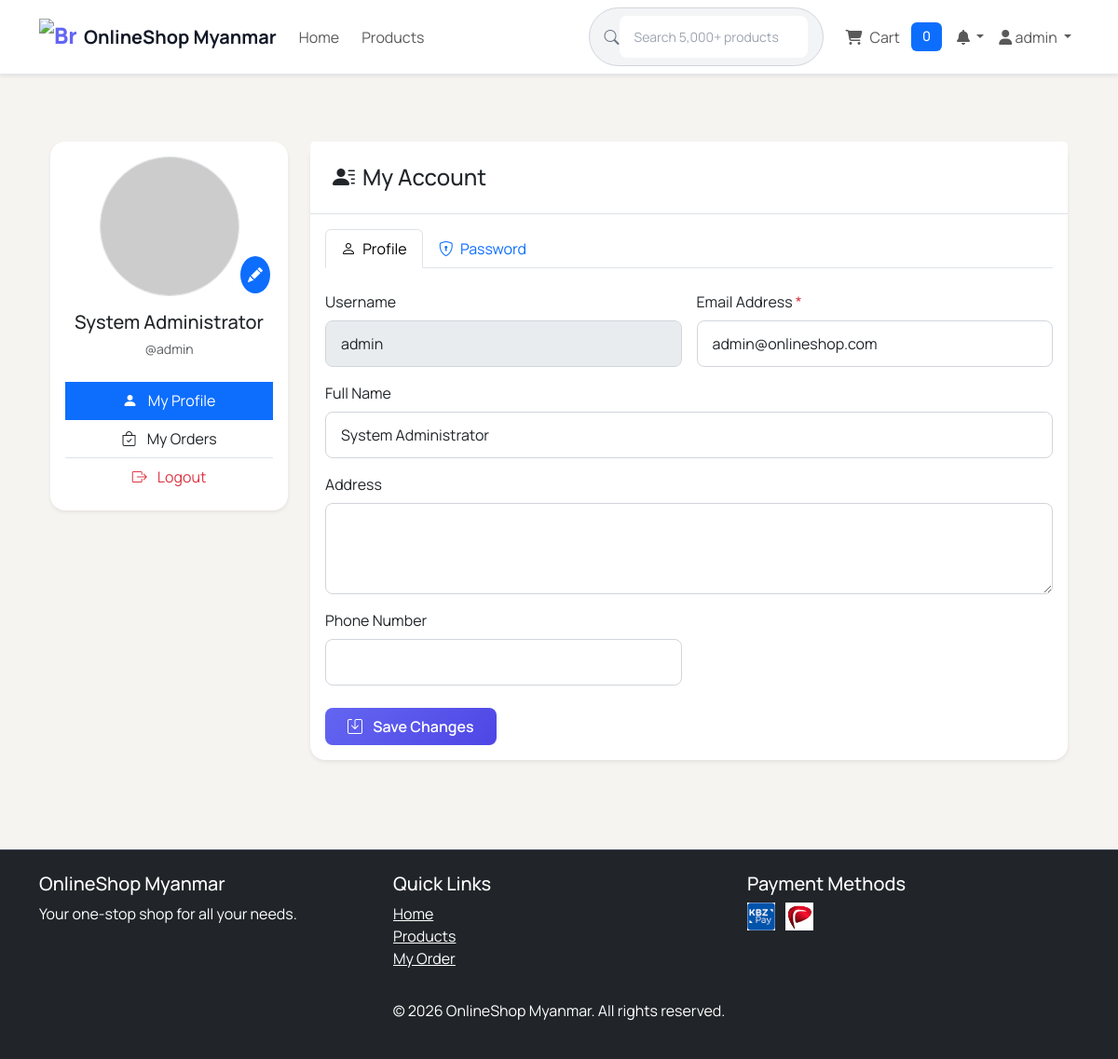
Page /my-account.php (signed in) on the committed database.
### tables this page shows
CREATE TABLE users (
    user_id INT AUTO_INCREMENT PRIMARY KEY,
    username VARCHAR(50) UNIQUE NOT NULL,
    email VARCHAR(100) UNIQUE NOT NULL,
    password_hash VARCHAR(255) NOT NULL,
    password VARCHAR(255) GENERATED ALWAYS AS (password_hash) VIRTUAL,
    full_name VARCHAR(100),
    phone VARCHAR(20),
    address TEXT,
    role ENUM('customer', 'admin') DEFAULT 'customer',
    is_active TINYINT(1) DEFAULT 1,
    email_verified TINYINT(1) DEFAULT 0,
    last_login DATETIME NULL,
    created_at TIMESTAMP DEFAULT CURRENT_TIMESTAMP,
    updated_at TIMESTAMP DEFAULT CURRENT_TIMESTAMP ON UPDATE CURRENT_TIMESTAMP
);

### includes/Database.php (called while the page is built, shortened)
<?php
class Database {
    private $host;
    private $db_name;
    private $username;
    private $password;
    private $charset;
    public $conn;
    public function __construct() {
        $this->host = DB_HOST;
        $this->db_name = DB_NAME;
        $this->username = DB_USER;
        $this->password = DB_PASS;
        $this->charset = 'utf8mb4';
    }
    public function connect() {
        try {
            $dsn = "mysql:host={$this->host};dbname={$this->db_name};charset={$this->charset}";
            $options = [
                PDO::ATTR_ERRMODE => PDO::ERRMODE_EXCEPTION,
                PDO::ATTR_DEFAULT_FETCH_MODE => PDO::FETCH_ASSOC,
                PDO::ATTR_EMULATE_PREPARES => false,
                PDO::ATTR_PERSISTENT => true
            ];
            $this->conn = new PDO($dsn, $this->username, $this->password, $options);
            return $this->conn;
        } catch(PDOException $e) {
            error_log("Database Connection Error: " . $e->getMessage());
            throw new Exception("Database connection failed. Please check your configuration.");
        }
    }
    public function query($sql, $params = []) {
        try {
            $stmt = $this->conn->prepare($sql);
            $stmt->execute($params);
            return $stmt;
        } catch(PDOException $e) {
            error_log("Query Error: " . $e->getMessage() . " SQL: " . $sql);
            throw new Exception("Database query failed: " . $e->getMessage());
        }
    }
    public function fetchOne($sql, $params = []) {
        $stmt = $this->query($sql, $params);
        return $stmt ? $stmt->fetch() : null;
    }
}
try {
    $db = new Database();
} catch (Exception $e) {
    error_log("Database initialization failed: " . $e->getMessage());
    die("Database connection failed. Please contact the administrator.");
}
?>

### classes/User.php (called while the page is built, shortened)
<?php
class User {
    private $db;
    public function __construct($db) {
        $this->db = $db;
    }
    public function getUserById($id) {
        return $this->db->fetchOne("SELECT * FROM users WHERE user_id = ?", [$id]);
    }
}

### my-account.php (the view, shortened to what this page needs)
<?php
require_once 'includes/Database.php';
require_once 'includes/auth.php';
require_once 'classes/User.php';
$user = new User($db);
$userDetails = $user->getUserById($_SESSION['user_id']);
include 'includes/header.php';
?>
<div class="container py-5">
    <div class="row">
        <div class="col-lg-3 mb-4">
            <div class="card shadow-sm">
                <div class="card-body text-center">
                    <div class="position-relative mb-3">
                        <img src="https://ui-avatars.com/api/?name=<?php echo urlencode($userDetails['full_name'] ?? $userDetails['username']); ?>&background=random&size=150"
                             class="rounded-circle border"
                             width="150"
                             height="150"
                             alt="Profile">
                        <div class="position-absolute bottom-0 end-0 bg-primary rounded-circle p-2 border border-3 border-white">
                            <i class="bi bi-pencil-fill text-white"></i>
                        </div>
                    </div>
                    <h5 class="mb-1"><?php echo htmlspecialchars($userDetails['full_name'] ?? $userDetails['username'] ?? ''); ?></h5>
                    <small class="text-muted">@<?php echo htmlspecialchars($userDetails['username'] ?? ''); ?></small>
                    <div class="list-group list-group-flush mt-4">
                        <a href="my-account.php" class="list-group-item list-group-item-action active">
                            <i class="bi bi-person-fill me-2"></i> My Profile
                        </a>
                        <a href="my-orders.php" class="list-group-item list-group-item-action">
                            <i class="bi bi-bag-check me-2"></i> My Orders
                        </a>
                        <a href="logout.php" class="list-group-item list-group-item-action text-danger">
                            <i class="bi bi-box-arrow-right me-2"></i> Logout
                        </a>
                    </div>
                </div>
            </div>
        </div>
        <div class="col-lg-9">
            <div class="card shadow-sm">
                <div class="card-header bg-white border-bottom">
                    <h4 class="mb-0"><i class="bi bi-person-lines-fill me-2"></i>My Account</h4>
                </div>
                <div class="card-body">
                    <ul class="nav nav-tabs mb-4" id="accountTabs" role="tablist">
                        <li class="nav-item" role="presentation">
                            <button class="nav-link active" id="profile-tab" data-bs-toggle="tab" data-bs-target="#profile" type="button">
                                <i class="bi bi-person me-1"></i> Profile
                            </button>
                        </li>
                        <li class="nav-item" role="presentation">
                            <button class="nav-link" id="password-tab" data-bs-toggle="tab" data-bs-target="#password" type="button">
                                <i class="bi bi-shield-lock me-1"></i> Password
                            </button>
                        </li>
                    </ul>
                    <div class="tab-content" id="accountTabsContent">
                        <div class="tab-pane fade show active" id="profile" role="tabpanel">
                            <form method="POST" id="profileForm">
                                <div class="row g-3">
                                    <div class="col-md-6">
                                        <label for="username" class="form-label">Username</label>
                                        <input type="text" class="form-control" id="username"
                                               value="<?php echo htmlspecialchars($userDetails['username'] ?? ''); ?>" disabled>
                                    </div>
                                    <div class="col-md-6">
                                        <label for="email" class="form-label">Email Address <span class="text-danger">*</span></label>
                                        <input type="email" class="form-control" id="email" name="email"
                                               value="<?php echo htmlspecialchars($userDetails['email'] ?? ''); ?>" required>
                                    </div>
                                    <div class="col-12">
                                        <label for="full_name" class="form-label">Full Name</label>
                                        <input type="text" class="form-control" id="full_name" name="full_name"
                                               value="<?php echo htmlspecialchars($userDetails['full_name'] ?? ''); ?>">
                                    </div>
                                    <div class="col-12">
                                        <label for="address" class="form-label">Address</label>
                                        <textarea class="form-control" id="address" name="address" rows="3"><?php
                                        ?></textarea>
                                    </div>
                                    <div class="col-md-6">
                                        <label for="phone" class="form-label">Phone Number</label>
                                        <input type="tel" class="form-control" id="phone" name="phone"
                                               value="<?php echo htmlspecialchars($userDetails['phone'] ?? ''); ?>">
                                    </div>
                                    <div class="col-12 mt-4">
                                        <button type="submit" class="btn btn-primary px-4">
                                            <i class="bi bi-save me-2"></i> Save Changes
                                        </button>
                                    </div>
                                </div>
                            </form>
                        </div>
                    </div>
                </div>
            </div>
        </div>
    </div>
</div>
<?php include 'includes/footer.php'; ?>

### assets/css/style.css (style rules this page uses)
body { font-family: 'Manrope', sans-serif; background-color: #f6f4f1; color: #1f2937; }
.card { box-shadow: 0 0.125rem 0.25rem rgba(0, 0, 0, 0.075); transition: transform 0.3s ease; }
.tab-content { background-color: white; }
.card { border: none; border-radius: 1rem; box-shadow: 0 1px 3px rgba(0,0,0,0.1), 0 1px 2px rgba(0,0,0,0.06); transition: all 0.3s cubic-bezier(0.4, 0, 0.2, 1); }
.btn { border-radius: 0.5rem; font-weight: 600; transition: all 0.2s; }
.btn-primary { background: linear-gradient(135deg, #6366f1 0%, #4f46e5 100%); border: none; }
.form-control, .form-select { border: 1px solid #d1d5db; border-radius: 0.5rem; padding: 0.75rem 1rem; transition: all 0.2s; }
.btn { border-radius: 0.5rem; font-weight: 600; transition: all 0.2s; padding: 0.5rem 1rem; }
.card-header { background: white; border-bottom: 1px solid #e5e7eb; padding: 1.5rem; }

### rows in the picture
users: full_name "System Administrator", username "admin", email "admin@onlineshop.com"

### other values in the picture
SITE_NAME "OnlineShop Myanmar"
getCartCount() "0"
$_SESSION["username"] "admin"
